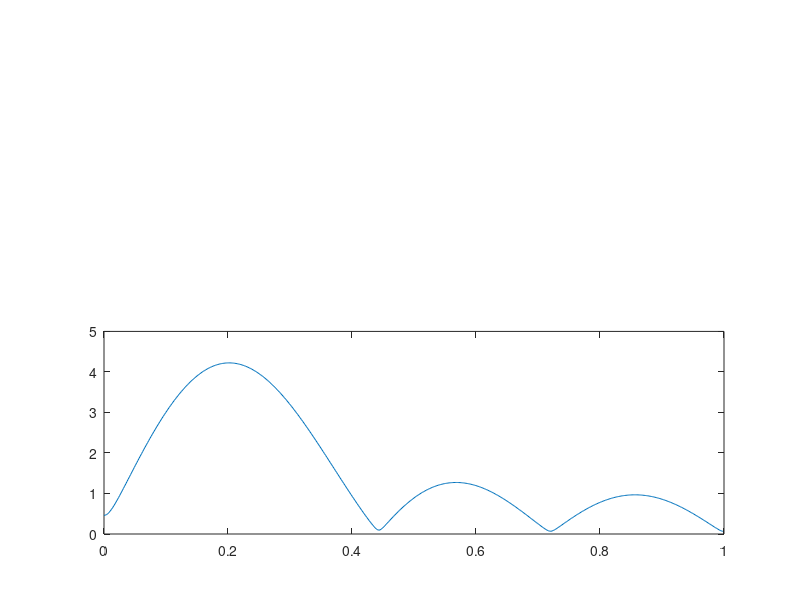

MATLAB code for this plot:
clc;clear all,close all
% y(n)=x(Mn)   downsampling
N_fft=1024
M=20;
n=0:127;
x=cos((pi*n)/11);
y=x(1:M:end);
X=fft(x,N_fft)
Y=fft(y,N_fft)
f=[0:N_fft/2-1]/(N_fft/2);
figure
subplot(2,1,2),plot(f,abs(Y(1:N_fft/2)))
hold on 
